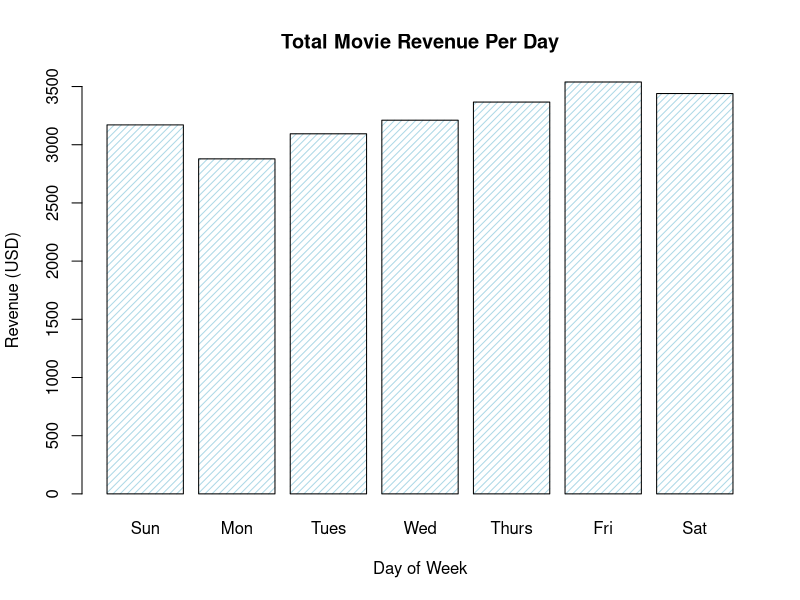
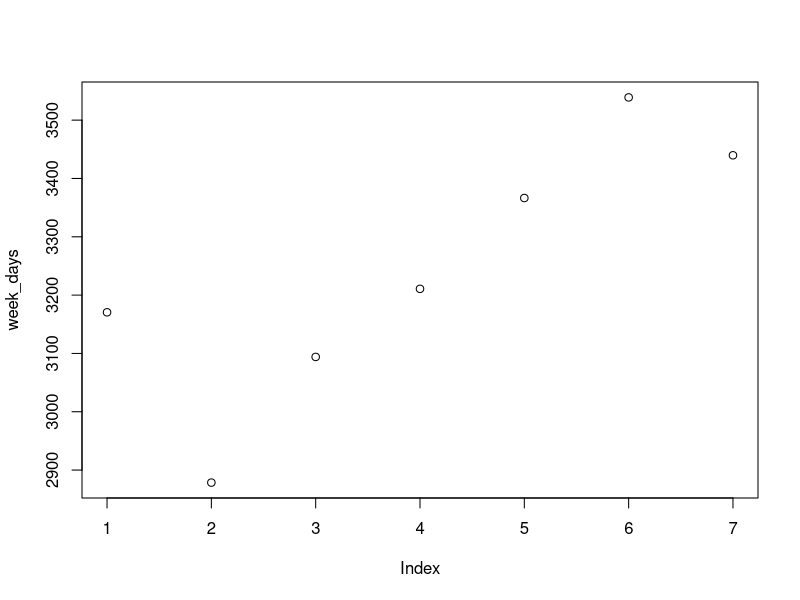

The R source for these figures, in order:
# Potential Questions to Answer:
# 1. Create snacks that the customers can buy and randomize who buys which snack
# 2. Pretend you own multiple theaters and run two simulations to represent each theater and plot the results
# 3. Create conditional statements for movies that may be PG-13 and children are not allowed to watch

# set ticket prices for adults and children
ticket_cost <- 12
ticket_cost_child <- 8

# set up snacks, snack prices, and odds any customer purchases each
snacks <- c(NA, 'popcorn','small_candy', 'big_candy')
snack_prices <- c(0, 9.75, 4.25, 7)
snack_odds <- c(0.5, 0.34, 0.05, 0.11)

# list 5 of your favorite movies or shows
movies <- c('Public Enemies', 
            'Free to Choose', 
            'The Psychological Significance of the Biblical Stories', 
            'Soft White Underbelly', 
            'Scarface')

# how many screens does the theater have? (assume 1 per movie)
screens <- length(movies)

# how many seats does each screen have?
seats <- 50 

# make a record book to store total revenue for each day
week_days <- rep(0, 7)

# iterate through each day of the week
for (day in 1:length(week_days)) {
  
  # keep track of total revenue for this day
  this_days_revenue <- 0
  
  # iterate through the each of your screens for this day
  for (s in 1:screens) {
    
    # calculate how many adults and how many children are watching this screen
    visitors_adults <- sample(seats, 1)
    visitors_children <- sample((seats - visitors_adults), 1)
    
    # calculate this screen's revenue for adults, and for children
    revenue_adults <- visitors_adults * ticket_cost
    revenue_children <- visitors_children * ticket_cost_child
    
    # find snack choices (represented by their index value) for everyone watching
    total_visitors <- visitors_adults + visitors_children
    snack_choice_indexes <- sample(1:length(snacks),
                                   total_visitors, 
                                   replace=TRUE,
                                   prob=snack_odds)
    # use the snack choice indexes to find which snack & the sum of their prices
    snack_choices <- snacks[snack_choice_indexes]  
    revenue_snacks <- sum(snack_prices[snack_choice_indexes])

    # calculate this screen's total revenue, and add to running total for the day
    this_screens_ticket_revenue <- revenue_adults + revenue_children
    this_screens_revenue_for_today <- this_screens_ticket_revenue + revenue_snacks
    this_days_revenue <- this_days_revenue + this_screens_revenue_for_today
  }
  # write today's total revenue at it's index in the record book
  week_days[day] <- this_days_revenue
}

# make a barchart showing total revenue per day
barplot(week_days,  # <- what's being plotted
        main = "Total Movie Revenue Per Day",  # chart title
        xlab = "Day of Week",  # x axis label
        ylab = "Revenue (USD)",  # y axis label
        names.arg = c("Sun", "Mon", "Tues", "Wed", "Thurs", "Fri", "Sat"),  # add day labels
        col = "lightblue",  # adjust color
        density = 20,  # adjust how filled in each bar is
)

# make any other chart
plot(week_days)  # simple scatter plot

# which day had the highest revenue?
index_of_max_value <- which.max(week_days)  # <- asks, which index has the max value?
days_of_the_week <- c("Sun", "Mon", "Tues", "Wed", "Thurs", "Fri", "Sat")
days_of_the_week[index_of_max_value]
